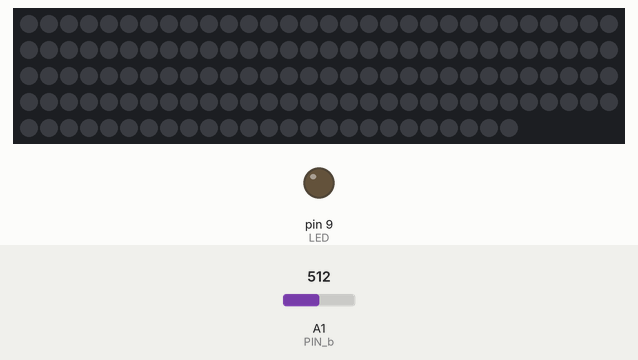
A sketch run on a simulated Arduino Uno, built with avr-gcc and run on an emulated ATmega328P. Shown: 145 RGB LEDs in strip order, left to right, continuing on the next row, output pins drawn as LEDs (lit = HIGH). Inputs (shaded band) come from the test bench; at power-on: A1 (PIN_b) = 512. Dim RGB values are drawn brighter than linear.

Above: at 1.2 s.
1.3 s: A1 (PIN_b) set to 53
2.8 s: A1 (PIN_b) set to 44
At 4.0 s:
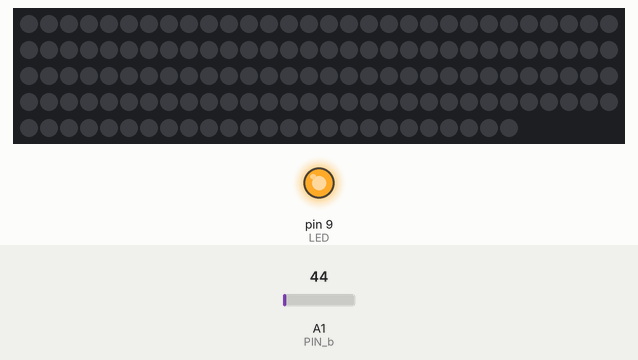
4.3 s: A1 (PIN_b) set to 122
At 4.46 s:
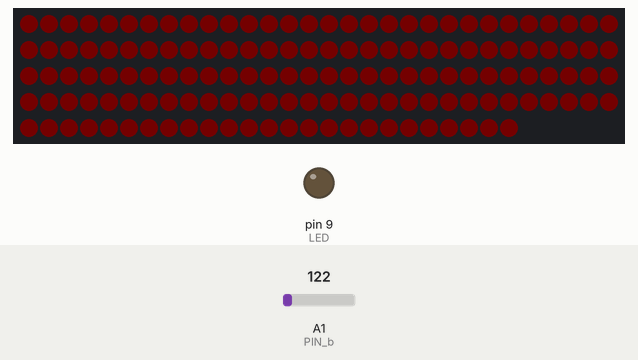
6.0 s: A1 (PIN_b) set to 10
At 9.2 s:
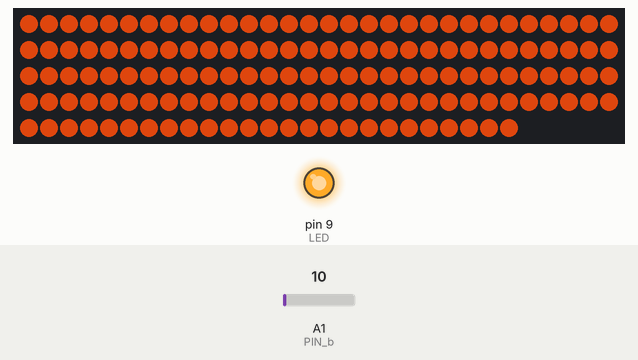
Timing chart, 0 to 10.3 s (numbered marks = the images above; inputs shaded):
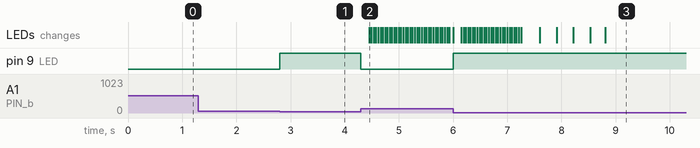

The sketch:

bagno_stripled_v3.ino
```cpp
#include <FastLED.h>
#define NUM_LEDS 145
#define DATA_PIN 5

#define PIN_a 14  // the pin we are interested in
#define PIN_b 15  // the pin we are interested in
#define PIN_c 16  // the pin we are interested in

#define TRSHLD 50

volatile byte tA = 0;  // a counter to see how many times the pin has changed
volatile byte tB = 0;  // a counter to see how many times the pin has changed
volatile byte tC = 0;  // a counter to see how many times the pin has changed

#define Reset_AVR() wdt_enable(WDTO_30MS); while(1) {}

// 1: GATEWAY
// 2: ingresso
// 3: ingresso > antibagno
// 4: antibagno > ingresso
// 5: antibagno > bagno
// 6: bagno
// 7: letto > antibagno
// 8: letto > cabina
// 9: cabina > letto
// 10: letto
// 11: cucina
// 20: caldaia

#define LED 9 // Moteinos hsave LEDs on D9

CRGB leds[NUM_LEDS];

void setup() {
  pinMode(LED, OUTPUT);

  pinMode(PIN_a, INPUT_PULLUP);
  pinMode(PIN_b, INPUT_PULLUP);
  pinMode(PIN_c, INPUT_PULLUP);

  FastLED.addLeds<WS2812B, DATA_PIN, GRB>(leds, NUM_LEDS);  // GRB ordering is typical

  FastLED.setTemperature(Candle);
  FastLED.setBrightness(0);

  for (uint8_t ll = 0; ll < NUM_LEDS; ll++) {
    leds[ll] = CRGB(255, 140, 100);
  }
  FastLED.show();

}

byte message[3];


bool a_up = false;
bool b_up = false;
bool c_up = false;

unsigned long timeAS = 0;
bool lightState = false;
bool pLed = true;

unsigned long delta = 0;

int bri = 0;
int idx = 0;

unsigned long ts = 0;

bool rampUp = false;
bool rampDown = false;

bool cc = false;

void loop() {

  if (cc) {
    cc = false;
    FastLED.setBrightness(dim8_lin(bri));
    FastLED.show();
  }

  if (rampUp) {

    if ((millis() - ts) > 20) {
      ts = millis();
      cc = true;
      bri=bri+1;
    }

    if (bri >= 200) {
      bri = 200;
      rampUp = false;
    }
  }

  if (rampDown) {

    if ((millis() - ts) > 20) {
      ts = millis();
      cc = true;
      bri=bri-1;
    }

    if (bri <= 0) {
      bri = 0;
      rampDown = false;
    }
  }

  if (pLed) {

    if (lightState) {
      lightState = false;
      //bri = 0;
      rampUp = true;
      rampDown = false;
    }
    else {
      lightState = true;
      //bri = 200;
      rampDown = true;
      rampUp = false;
    }
    pLed = false;
  }


  //B
  if (analogRead(PIN_b) < TRSHLD && !b_up) {
    b_up = true;
    timeAS = millis();
    digitalWrite(LED, HIGH);
    delay(150);
  }
  if (analogRead(PIN_b) > TRSHLD && b_up) {
    b_up = false;
    pLed = true;
    idx = 0;
    tB++;
    digitalWrite(LED, LOW);
    delay(150);
  }


}
```

Measured:
- the behaviour switches between 50 and 49 on A1 (PIN_b) (found by bisection; images 0 and 1)
- after the input at 1.3 s, every drawn part: stays the same
- after the input at 2.8 s, pin 9 (LED): LOW → HIGH at once
- after the input at 4.3 s, pin 9 (LED): HIGH → LOW at once; the LEDs: change after 0.15 s (image 2)
- after the input at 6.0 s, pin 9 (LED): LOW → HIGH at once
